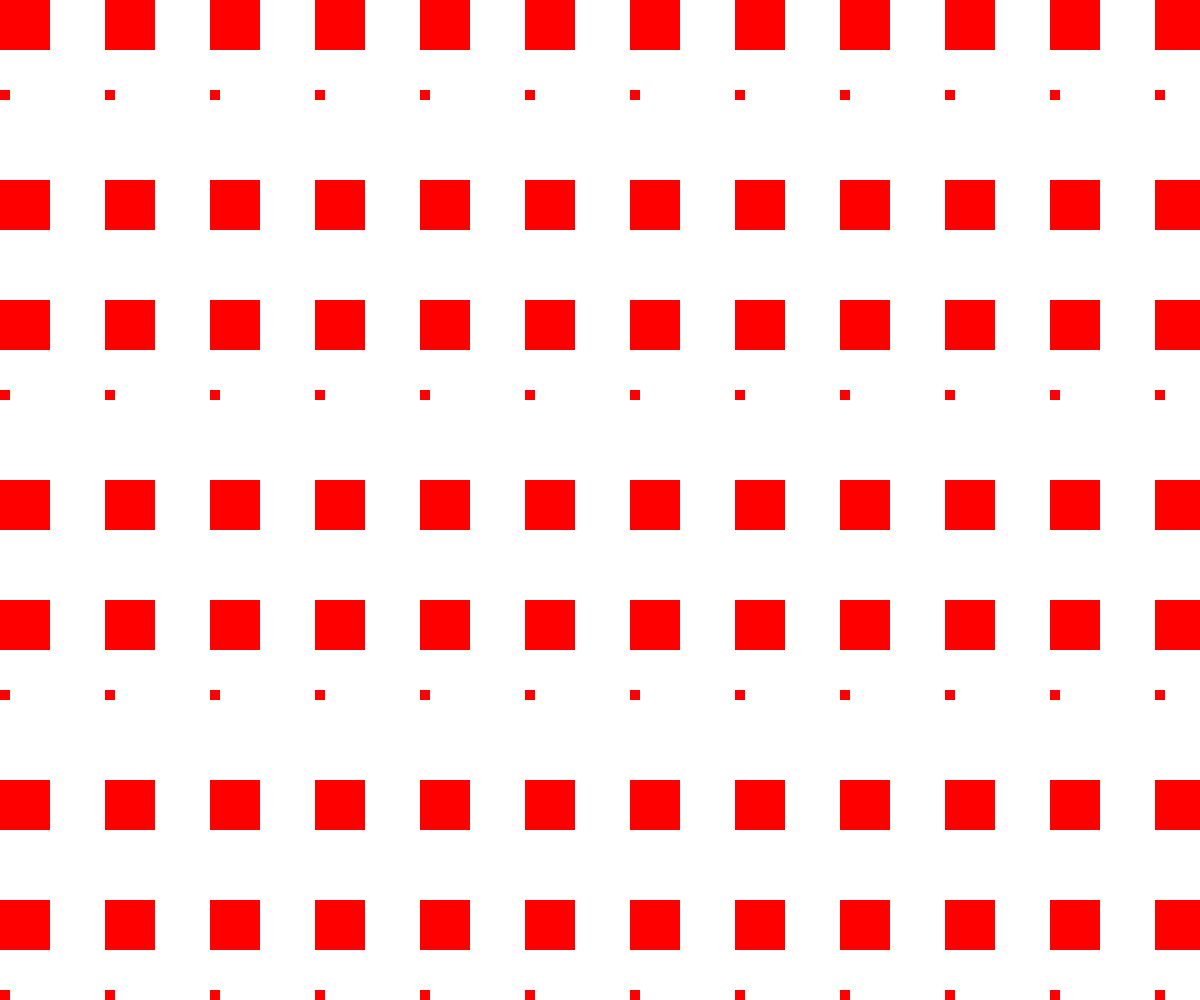
Frame 1 (no input)
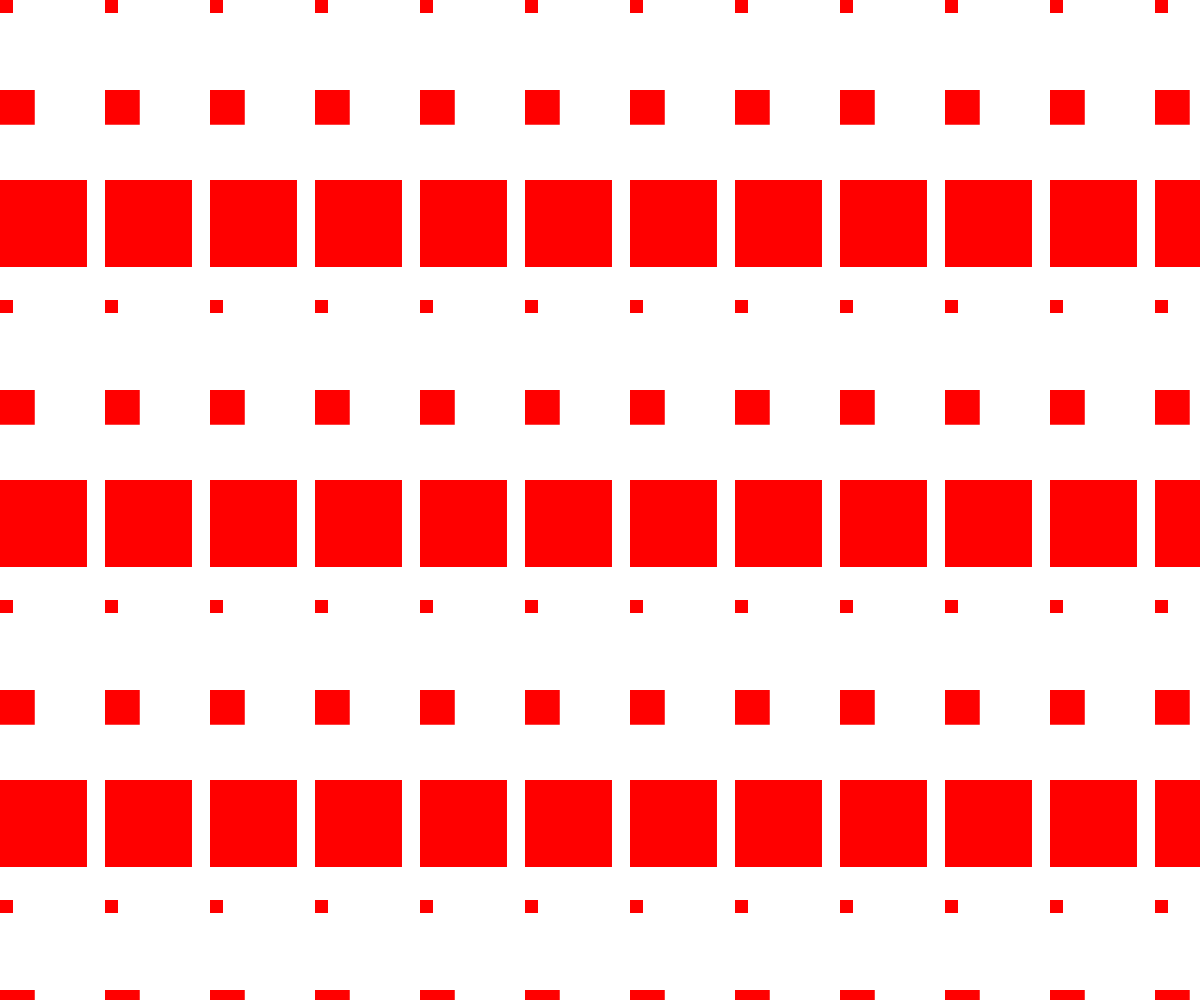
Frame 60 (no input)
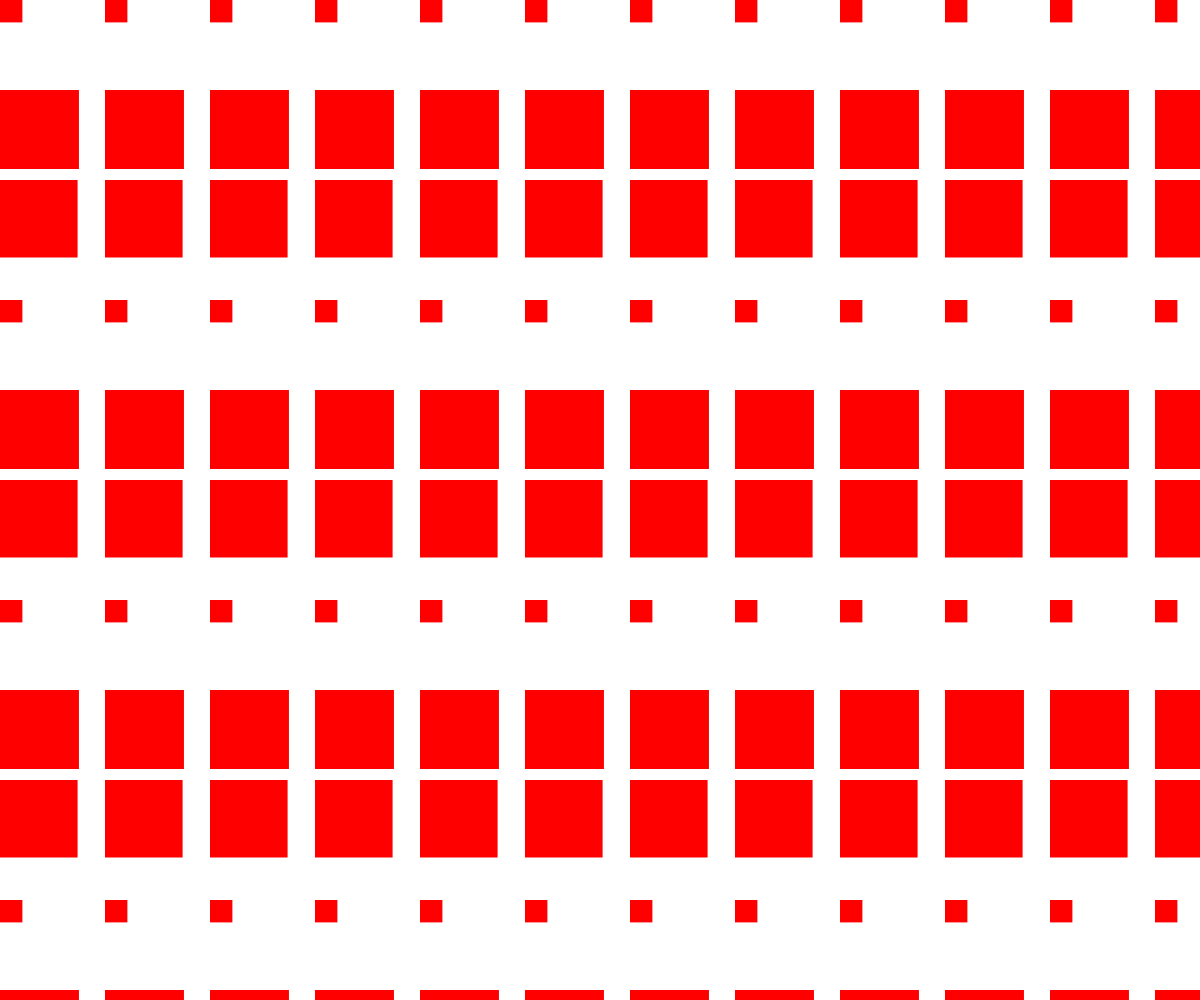
Frame 120 (the mouse pressed at the canvas centre since frame 60)

The p5.js sketch that drew these frames (run headless with seeded random() and noise() and a simulated clock; from frame 60 on, the mouse is pressed at the canvas centre):

// p5.js sketch
// ── sketch.js
let angle = 0;

function setup() {
  createCanvas(windowWidth, windowHeight);
  colorMode(HSB, 255);
}

function draw() {
  let hue = 0;
  let diameter = 80;
  let heightChange = 15 * 20;


  fill(hue, 255, 255);
  hue += .5;
  if (hue > 255) hue = 0;

  clear();
  noStroke();
  let d1 = 10 - (sin(angle) * diameter) / 2 + diameter / 2;
  let d2 = 10 - (sin(angle + PI / 2) * diameter) / 2 + diameter / 2;
  let d3 = 10 - (sin(angle + PI) * diameter) / 2 + diameter / 2;
  let d4 = 10 - (sin(angle + PI / 4) * diameter) / 4 + diameter / 2;

  for (let y = 0; y < height; y += heightChange) {
    for (let x = 0; x < width; x += 15*7) {
      rect(x, y, d1, d1);
    }
  }

  for (let y = 90; y < height; y += heightChange) {
    for (let x = 0; x <width; x += 15*7) {
      rect(x, y, d2, d2);
    }
  }

  for (let y = 180; y <height; y += heightChange) {
    for (let x = 0; x < width; x += 15*7) {
      rect(x, y, d3, d3);
    }
  }

  angle += 0.02;

}



//  rect(x, y, d1, d1);
//  rect(x, y, d2, d2);
//  rect(x, y, d3, d3);
